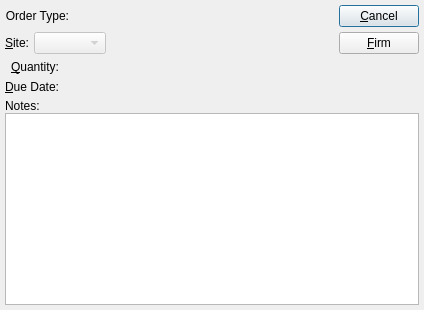
<?xml version="1.0" encoding="UTF-8"?>
<ui version="4.0">
 <comment>This file is part of the xTuple ERP: PostBooks Edition, a free and
open source Enterprise Resource Planning software suite,
Copyright (c) 1999-2011 by OpenMFG LLC, d/b/a xTuple.
It is licensed to you under the Common Public Attribution License
version 1.0, the full text of which (including xTuple-specific Exhibits)
is available at www.xtuple.com/CPAL.  By using this software, you agree
to be bound by its terms.</comment>
 <class>firmPlannedOrder</class>
 <widget class="QDialog" name="firmPlannedOrder">
  <property name="geometry">
   <rect>
    <x>0</x>
    <y>0</y>
    <width>424</width>
    <height>310</height>
   </rect>
  </property>
  <property name="windowTitle">
   <string>Firm Planned Order</string>
  </property>
  <layout class="QVBoxLayout">
   <property name="spacing">
    <number>5</number>
   </property>
   <property name="margin">
    <number>5</number>
   </property>
   <item>
    <layout class="QHBoxLayout">
     <property name="spacing">
      <number>7</number>
     </property>
     <item>
      <layout class="QVBoxLayout">
       <property name="spacing">
        <number>5</number>
       </property>
       <item>
        <layout class="QHBoxLayout">
         <property name="spacing">
          <number>5</number>
         </property>
         <item>
          <widget class="QLabel" name="_orderTypeLit">
           <property name="text">
            <string>Order Type:</string>
           </property>
           <property name="alignment">
            <set>Qt::AlignRight|Qt::AlignTrailing|Qt::AlignVCenter</set>
           </property>
          </widget>
         </item>
         <item>
          <widget class="QLabel" name="_orderType">
           <property name="sizePolicy">
            <sizepolicy hsizetype="Expanding" vsizetype="Preferred">
             <horstretch>0</horstretch>
             <verstretch>0</verstretch>
            </sizepolicy>
           </property>
           <property name="text">
            <string/>
           </property>
           <property name="alignment">
            <set>Qt::AlignLeading|Qt::AlignLeft|Qt::AlignVCenter</set>
           </property>
          </widget>
         </item>
        </layout>
       </item>
       <item>
        <layout class="QVBoxLayout">
         <property name="spacing">
          <number>0</number>
         </property>
         <item>
          <widget class="ItemCluster" name="_item" native="true"/>
         </item>
         <item>
          <layout class="QHBoxLayout">
           <property name="spacing">
            <number>0</number>
           </property>
           <item>
            <layout class="QHBoxLayout">
             <property name="spacing">
              <number>5</number>
             </property>
             <item>
              <widget class="QLabel" name="_warehouseLit">
               <property name="text">
                <string>&amp;Site:</string>
               </property>
               <property name="alignment">
                <set>Qt::AlignRight|Qt::AlignTrailing|Qt::AlignVCenter</set>
               </property>
               <property name="buddy">
                <cstring>_warehouse</cstring>
               </property>
              </widget>
             </item>
             <item>
              <widget class="WComboBox" name="_warehouse">
               <property name="enabled">
                <bool>false</bool>
               </property>
              </widget>
             </item>
            </layout>
           </item>
           <item>
            <spacer name="Spacer55">
             <property name="orientation">
              <enum>Qt::Horizontal</enum>
             </property>
             <property name="sizeType">
              <enum>QSizePolicy::Expanding</enum>
             </property>
             <property name="sizeHint" stdset="0">
              <size>
               <width>207</width>
               <height>20</height>
              </size>
             </property>
            </spacer>
           </item>
          </layout>
         </item>
        </layout>
       </item>
       <item>
        <layout class="QHBoxLayout">
         <property name="spacing">
          <number>5</number>
         </property>
         <item>
          <layout class="QVBoxLayout">
           <property name="spacing">
            <number>5</number>
           </property>
           <item>
            <widget class="QLabel" name="_quantityLit">
             <property name="text">
              <string>&amp;Quantity:</string>
             </property>
             <property name="alignment">
              <set>Qt::AlignRight|Qt::AlignTrailing|Qt::AlignVCenter</set>
             </property>
             <property name="buddy">
              <cstring>_quantity</cstring>
             </property>
            </widget>
           </item>
           <item>
            <widget class="QLabel" name="_dueDateLit">
             <property name="text">
              <string>&amp;Due Date:</string>
             </property>
             <property name="alignment">
              <set>Qt::AlignRight|Qt::AlignTrailing|Qt::AlignVCenter</set>
             </property>
             <property name="buddy">
              <cstring>_dueDate</cstring>
             </property>
            </widget>
           </item>
          </layout>
         </item>
         <item>
          <layout class="QVBoxLayout">
           <property name="spacing">
            <number>5</number>
           </property>
           <item>
            <layout class="QHBoxLayout">
             <property name="spacing">
              <number>0</number>
             </property>
             <item>
              <widget class="XLineEdit" name="_quantity" native="true">
               <property name="maximumSize">
                <size>
                 <width>80</width>
                 <height>32767</height>
                </size>
               </property>
              </widget>
             </item>
             <item>
              <spacer name="Spacer49">
               <property name="orientation">
                <enum>Qt::Horizontal</enum>
               </property>
               <property name="sizeType">
                <enum>QSizePolicy::Expanding</enum>
               </property>
               <property name="sizeHint" stdset="0">
                <size>
                 <width>177</width>
                 <height>20</height>
                </size>
               </property>
              </spacer>
             </item>
            </layout>
           </item>
           <item>
            <layout class="QHBoxLayout">
             <property name="spacing">
              <number>0</number>
             </property>
             <item>
              <widget class="DLineEdit" name="_dueDate" native="true"/>
             </item>
             <item>
              <spacer name="spacer547">
               <property name="orientation">
                <enum>Qt::Horizontal</enum>
               </property>
               <property name="sizeType">
                <enum>QSizePolicy::Expanding</enum>
               </property>
               <property name="sizeHint" stdset="0">
                <size>
                 <width>66</width>
                 <height>10</height>
                </size>
               </property>
              </spacer>
             </item>
            </layout>
           </item>
          </layout>
         </item>
        </layout>
       </item>
      </layout>
     </item>
     <item>
      <layout class="QVBoxLayout">
       <property name="spacing">
        <number>5</number>
       </property>
       <item>
        <widget class="QPushButton" name="_close">
         <property name="text">
          <string>&amp;Cancel</string>
         </property>
        </widget>
       </item>
       <item>
        <widget class="QPushButton" name="_firm">
         <property name="text">
          <string>&amp;Firm</string>
         </property>
        </widget>
       </item>
       <item>
        <spacer name="Spacer50">
         <property name="orientation">
          <enum>Qt::Vertical</enum>
         </property>
         <property name="sizeType">
          <enum>QSizePolicy::Expanding</enum>
         </property>
         <property name="sizeHint" stdset="0">
          <size>
           <width>20</width>
           <height>20</height>
          </size>
         </property>
        </spacer>
       </item>
      </layout>
     </item>
    </layout>
   </item>
   <item>
    <layout class="QVBoxLayout">
     <property name="spacing">
      <number>0</number>
     </property>
     <item>
      <widget class="QLabel" name="_commentsLit">
       <property name="text">
        <string>Notes:</string>
       </property>
       <property name="buddy">
        <cstring>_comments</cstring>
       </property>
      </widget>
     </item>
     <item>
      <widget class="XTextEdit" name="_comments"/>
     </item>
    </layout>
   </item>
  </layout>
 </widget>
 <layoutdefault spacing="6" margin="11"/>
 <pixmapfunction>qPixmapFromMimeSource</pixmapfunction>
 <customwidgets>
  <customwidget>
   <class>WComboBox</class>
   <extends>QComboBox</extends>
   <header>wcombobox.h</header>
  </customwidget>
  <customwidget>
   <class>ItemCluster</class>
   <extends>QWidget</extends>
   <header>itemcluster.h</header>
  </customwidget>
  <customwidget>
   <class>XLineEdit</class>
   <extends>QWidget</extends>
   <header>xlineedit.h</header>
  </customwidget>
  <customwidget>
   <class>DLineEdit</class>
   <extends>QWidget</extends>
   <header>dlineedit.h</header>
  </customwidget>
  <customwidget>
   <class>XTextEdit</class>
   <extends>QTextEdit</extends>
   <header>xtextedit.h</header>
  </customwidget>
 </customwidgets>
 <tabstops>
  <tabstop>_item</tabstop>
  <tabstop>_warehouse</tabstop>
  <tabstop>_quantity</tabstop>
  <tabstop>_dueDate</tabstop>
  <tabstop>_comments</tabstop>
  <tabstop>_firm</tabstop>
  <tabstop>_close</tabstop>
 </tabstops>
 <includes>
  <include location="global">parameter.h</include>
 </includes>
 <resources/>
 <connections>
  <connection>
   <sender>_close</sender>
   <signal>clicked()</signal>
   <receiver>firmPlannedOrder</receiver>
   <slot>reject()</slot>
   <hints>
    <hint type="sourcelabel">
     <x>20</x>
     <y>20</y>
    </hint>
    <hint type="destinationlabel">
     <x>20</x>
     <y>20</y>
    </hint>
   </hints>
  </connection>
  <connection>
   <sender>_item</sender>
   <signal>newId(int)</signal>
   <receiver>_warehouse</receiver>
   <slot>findItemsites(int)</slot>
   <hints>
    <hint type="sourcelabel">
     <x>20</x>
     <y>20</y>
    </hint>
    <hint type="destinationlabel">
     <x>20</x>
     <y>20</y>
    </hint>
   </hints>
  </connection>
  <connection>
   <sender>_item</sender>
   <signal>warehouseIdChanged(int)</signal>
   <receiver>_warehouse</receiver>
   <slot>setId(int)</slot>
   <hints>
    <hint type="sourcelabel">
     <x>20</x>
     <y>20</y>
    </hint>
    <hint type="destinationlabel">
     <x>20</x>
     <y>20</y>
    </hint>
   </hints>
  </connection>
 </connections>
</ui>
